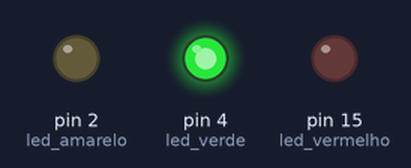
This sketch was run on a simulated Arduino Uno, built with avr-gcc and run on an emulated ATmega328P. On the bench: output pins drawn as LEDs (lit = HIGH).

Above: at 1.0 s.
At 2.5 s:
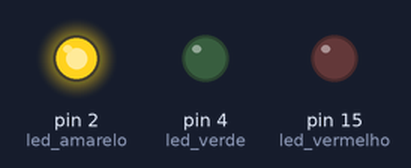
At 4.0 s:
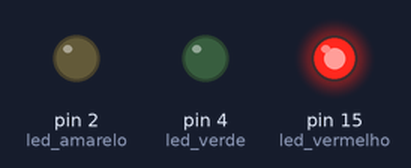
Timing chart, 0 to 6.5 s (numbered marks = the images above):
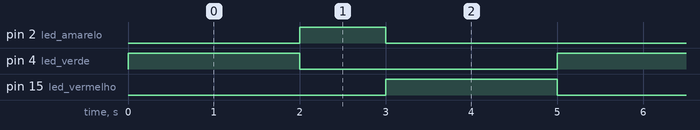

The sketch:

Activity_01.ino
```cpp
int led_verde = 4;
int led_amarelo = 2;
int led_vermelho = 15;

void setup() {
  pinMode(led_verde, OUTPUT);
  pinMode(led_amarelo, OUTPUT);
  pinMode(led_vermelho, OUTPUT);

  digitalWrite(led_verde, LOW);
  digitalWrite(led_amarelo, LOW);
  digitalWrite(led_vermelho, LOW);
}

void loop() {
  digitalWrite(led_verde, HIGH);
  delay(2000);
  digitalWrite(led_verde, LOW);
  digitalWrite(led_amarelo, HIGH);
  delay(1000);
  digitalWrite(led_amarelo, LOW);
  digitalWrite(led_vermelho, HIGH);
  delay(2000);
  digitalWrite(led_vermelho, LOW);
}
```

Measured:
- by itself, pin 2 (led_amarelo): alternates HIGH for 1.0 s and LOW for 4.0 s
- by itself, pin 4 (led_verde), pin 15 (led_vermelho): alternates HIGH for 2.0 s and LOW for 3.0 s
- by itself, everything shown: repeats every 5.0 s, in 4 steps
